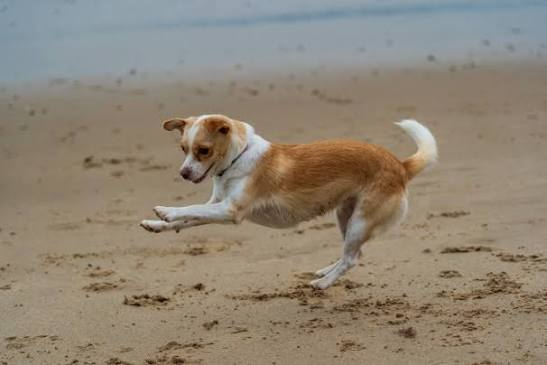
#> input picture images.jpeg, 547 x 365 px
$ python -i dip_utils.py   (imports and definitions only)
#> lines starting #> are read from the running program, lines starting #| are printed output that depends on the picture
#> further down, picture is the input picture: shape (365, 547, 3); mean B, G, R 116.6, 132.4, 143.5
"""
Digital Image Processing Utilities & Core Operations
Author: Neeraj Gupta
Coursework / Research Implementation
"""

import os
import cv2
import numpy as np


# [28 lines left out: functions load_input_image, convert_rgb_to_gray_custom, not called in this run]


def apply_spatial_downsampling(gray_img, step_factor=4):
    """Reduces spatial resolution by sampling every k-th pixel."""
    return gray_img[::step_factor, ::step_factor]


# [27 lines left out: functions apply_intensity_quantization, compute_intensity_transforms, not called in this run]


def apply_geometric_transformations(rgb_img):
    """Applies Affine transformations: Translation, Rotation, and Rescaling."""
    rows, cols = rgb_img.shape[:2]
#> rows = 365; cols = 547

    # Translation by (+40px X, +20px Y)
    trans_matrix = np.float32([[1, 0, 40], [0, 1, 20]])
    img_translated = cv2.warpAffine(rgb_img, trans_matrix, (cols, rows))
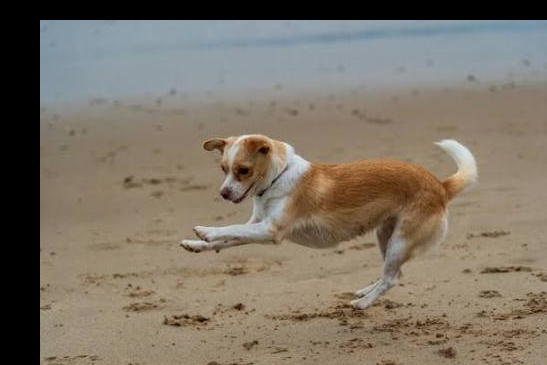
#> img_translated: shape (365, 547, 3); mean B, G, R 102.6, 116.2, 125.6

    # Center Rotation by 45 degrees
    center = (cols // 2, rows // 2)
#> center = (273, 182)
    rot_matrix = cv2.getRotationMatrix2D(center, 45, 1.0)
    img_rotated = cv2.warpAffine(rgb_img, rot_matrix, (cols, rows))
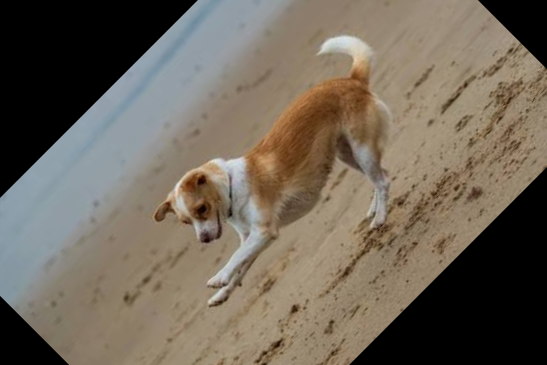
#> img_rotated: shape (365, 547, 3); mean B, G, R 89, 102.2, 112

    # Scaling down to 70%
    img_scaled = cv2.resize(
        rgb_img,
        (int(cols * 0.7), int(rows * 0.7)),
        interpolation=cv2.INTER_LINEAR,
    )

    return img_translated, img_rotated, img_scaled


# [25 lines left out: functions apply_spatial_filtering, calculate_pixel_distances, not called in this run]

>>> import cv2
>>> picture = cv2.imread('images.jpeg')
>>> result = apply_geometric_transformations(picture)
